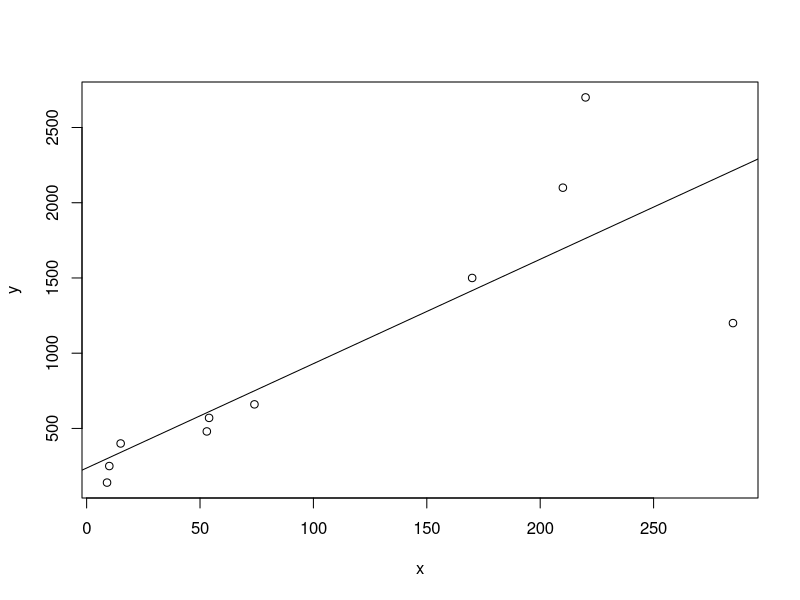

This chart was generated by the following R code:
# R 프로그램 맛보기
# 프린트 내용정리
sqrt(x=4)
sqrt(x <- 4)

# 1. 상수: R as a calculator
1 + 2 + 3
log(10)
log2(32)
sqrt(16)
pi

# 2. 변수: 함수 사용
x <- pi * 2
x
(y <- pi * 100)
floor(x) # 내림
ceiling(x) # 올림
round(x) # 반올링(default digit=0)
round(x, 1) 
round(x, 3)
round(y, -2)

# 3.  변수의 유형
a <- 49 # 숫자(numeric)
sqrt(a)

b <- "The dog ate my homework." # 문자(character)
sub("dog", "cat", b)

c <- (1+1 == 3) # 논리형(logical or Boolean)
c

# 4. 예제: 기업의 광고비(X)가 매출액(Y)에 미치는 영향
x <- c(220,  210,  170,  285,  74,  54,  53,  15,  10,  9)
y <- c(2700, 2100, 1500, 1200, 660, 570, 480, 400, 250, 140)
plot(x, y) # 그래프 만들기(dot)
cor.test(x, y) # 상관분석
(m <- lm(y~x)) # 선형회귀분석
abline(m) # 1차함수 형태 선형그래프 만들기

# 기타
ls() # Working directory에 있는 객체 목록
rm(c) # Working directory에 있는 객체 c 삭제
# q() - R 종료

install.packages("ggplot2")

# 자료유형 : 날짜형
Sys.time()
data1 <- as.Date("2022-09-01")
data1

typeof(data1)
data2 <- as.Date(("2022-01-01"))
difftime(data1, data2)

# 자료유형 : 결측값(NA)과 미정값(NULL)
x1 <- 3
x2 <- NA

x1 + x2

x2 <- NULL
x1 + x2

# 자료유형 확인: typeof, class
